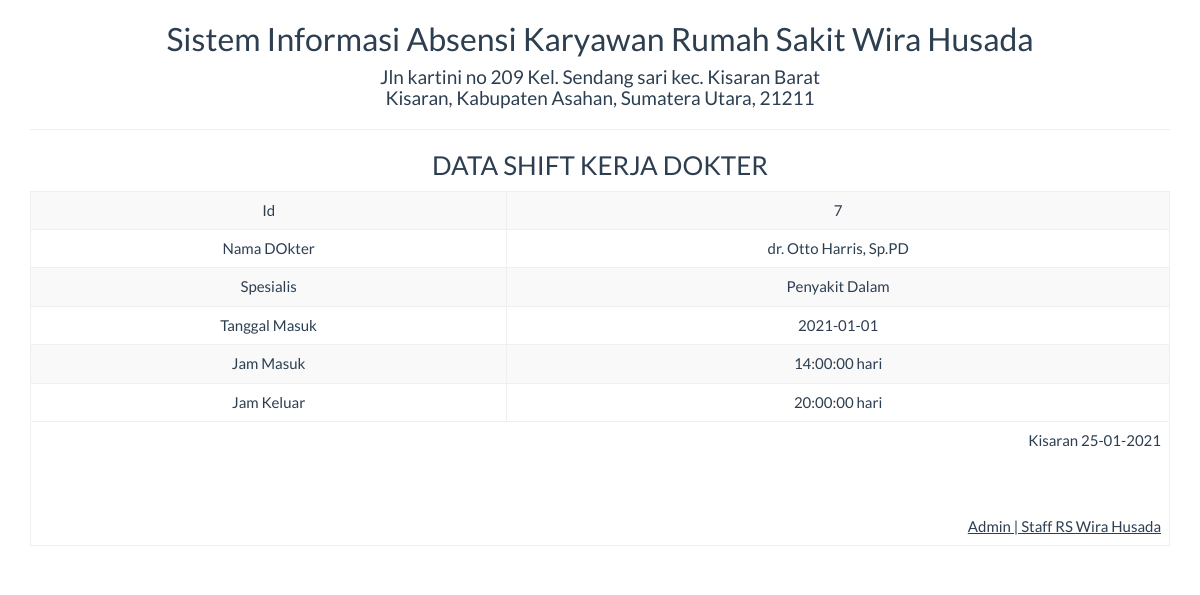
/report/shift_satu.php?id=7, run on the app's committed database.
### tables this page shows
CREATE TABLE `tb_shift` (
  `id` int(4) NOT NULL,
  `nm_dokter` varchar(30) NOT NULL,
  `spesialis` enum('Penyakit Dalam','Anak','Gigi dan Mulut','THT','Mata','Kulit dan Kelamin','Kandungan','Tulang','Saraf','Psikiater') NOT NULL,
  `tgl_kerja` date NOT NULL,
  `jam_masuk` time NOT NULL,
  `jam_keluar` time NOT NULL
);

### report/shift_satu.php (the view, shortened to what this page needs)
<!DOCTYPE html>
<html>
    <head>
        <link href="../Assets/css/bootstrap.min.css" rel="stylesheet" type="text/css"/>
    </head>
    <body onload="print()">
        <?php
        include '../config/koneksi.php';
        $sql = "SELECT * FROM tb_shift WHERE id='" . $_GET ['id'] . "'";
        $query = mysqli_query($koneksi, $sql) or die("SQL Detail error");
        $data = mysqli_fetch_array($query);
        ?>
        <div class="container">
            <div class='row'>
                <div class="col-sm-12">
                    <div class="text-center">
                        <h2>Sistem Informasi Absensi Karyawan Rumah Sakit Wira Husada</h2>
                        <h4>Jln kartini no 209 Kel. Sendang sari kec. Kisaran Barat<br> Kisaran, Kabupaten Asahan, Sumatera Utara, 21211</h4>
                        <hr>
                        <h3>DATA SHIFT KERJA DOKTER</h3>
                        <table class="table table-bordered table-striped table-hover">
                            <tbody>
								<tr>
                                    <td>Id</td> <td><?= $data['id'] ?></td>
                                </tr>
                                <tr>
                                    <td>Nama DOkter</td> <td><?= $data['nm_dokter'] ?></td>
                                </tr>
                                <tr>
                                    <td>Spesialis</td> <td><?= $data['spesialis'] ?></td>
                                </tr>
                                <tr>
                                    <td>Tanggal Masuk</td> <td><?= $data['tgl_kerja'] ?></td>
                                </tr>
								<tr>
                                    <td>Jam Masuk</td> <td><?= $data['jam_masuk'] ?> hari</td>
                                </tr>
                                <tr>
                                    <td>Jam Keluar</td> <td><?= $data['jam_keluar'] ?> hari</td>
                                </tr>
                            </tbody>
                            <tfoot>
                                <tr>
                                    <td colspan="2" class="text-right">
                                        Kisaran  <?= date("d-m-Y") ?>
                                        <br><br><br><br>
                                        <u>Admin | Staff RS Wira Husada<strong></u><br>
									</td>
								</tr>
							</tfoot>
                        </table>
                    </div>
                </div>
            </div>
    </body>
</html>

### data on the page
tb_shift: id "7", nm_dokter "dr. Otto Harris, Sp.PD", spesialis "Penyakit Dalam", tgl_kerja "2021-01-01", jam_masuk "14:00:00", jam_keluar "20:00:00"
